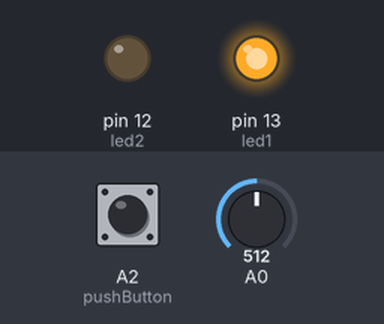
A sketch run on a simulated Arduino Uno, built with avr-gcc and run on an emulated ATmega328P. On the bench: output pins drawn as LEDs (lit = HIGH). Dashed ring = blinking. Inputs (shaded band) come from the test bench; at power-on: A2 (pushButton) LOW, A0 = 512.

Above: at 1.2 s.
1.3 s: A2 (pushButton) pulled HIGH for 0.15 s
At 1.55 s:
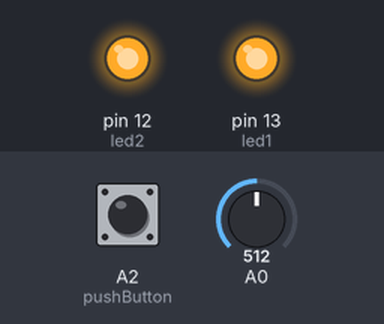
3.2 s: A2 (pushButton) pulled HIGH for 3.2 s
At 3.55 s:
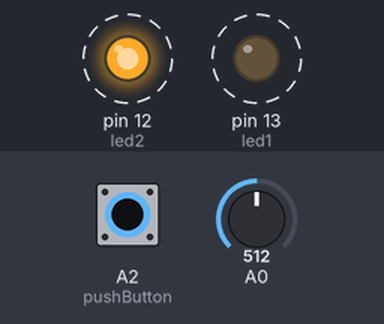
7.9 s: A0 set to 22
9.4 s: A0 set to 17
At 10.5 s:
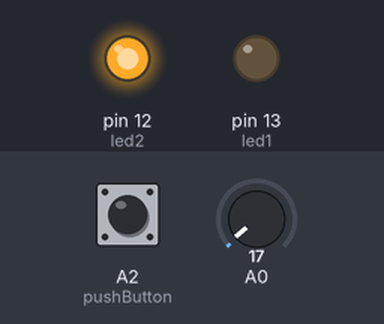
Timing chart, 0 to 11.9 s (numbered marks = the images above; inputs shaded):
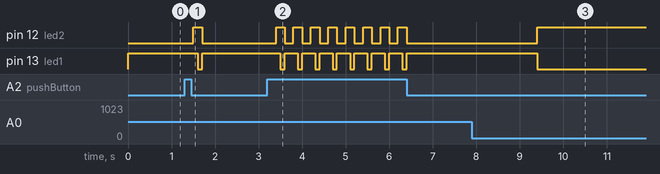

The sketch:

June_17.ino
```cpp
/*
  Name: Ronit Singh
  Date: 17 June 2021
  HW: Arduino Homework 2
*/

int light; // for analog sensor
const int led1 = 13;
const int led2 = 12;
const int pushButton = A2;

void setup() {
  Serial.begin(9600);
  pinMode(pushButton, INPUT);
  pinMode(led1, OUTPUT);
  pinMode(led2, OUTPUT);
}

void loop() {
  light = analogRead(A0);
  int buttonState = digitalRead(pushButton);

  // if less light detect
  if (light < 20) {

    // only one of the two LEDs glow
    digitalWrite(led1, LOW);
    digitalWrite(led2, HIGH);

    // if switch / button pressed, then both LEDs blink
    if (buttonState == HIGH) {
      digitalWrite(led1, HIGH);
      delay(100);
      digitalWrite(led2, LOW);
      delay(100);

      digitalWrite(led2, HIGH);
      delay(100);
      digitalWrite(led1, LOW);
      delay(100);
    }
  }

  // if more light detect
  else if (light > 20) {

    // one of the other LEDs glow
    digitalWrite(led1, HIGH);
    digitalWrite(led2, LOW);

    // if switch / button pressed, then both LEDs blink
    if (buttonState == HIGH) {
      digitalWrite(led1, HIGH);
      delay(100);
      digitalWrite(led2, LOW);
      delay(100);

      digitalWrite(led2, HIGH);
      delay(100);
      digitalWrite(led1, LOW);
      delay(100);
    }
  }
}
```

Measured:
- the behaviour switches between 20 and 19 on A0 (found by bisection; images 2 and 3)
- after the input at 1.3 s, pin 12 (led2): LOW → HIGH after 0.20 s, → LOW 0.20 s later; pin 13 (led1): HIGH → LOW after 0.30 s, → HIGH 0.10 s later
- after the input at 3.2 s, pin 12 (led2): alternates HIGH for 0.20 s and LOW for 0.20 s, 16 changes in all, then stays LOW, starting after 0.20 s; pin 13 (led1): alternates HIGH for 0.30 s and LOW for 0.10 s, 16 changes in all, then stays HIGH, starting after 0.30 s
- after the input at 7.9 s, every drawn part: stays the same
- after the input at 9.4 s, pin 12 (led2): LOW → HIGH at once; pin 13 (led1): HIGH → LOW at once
